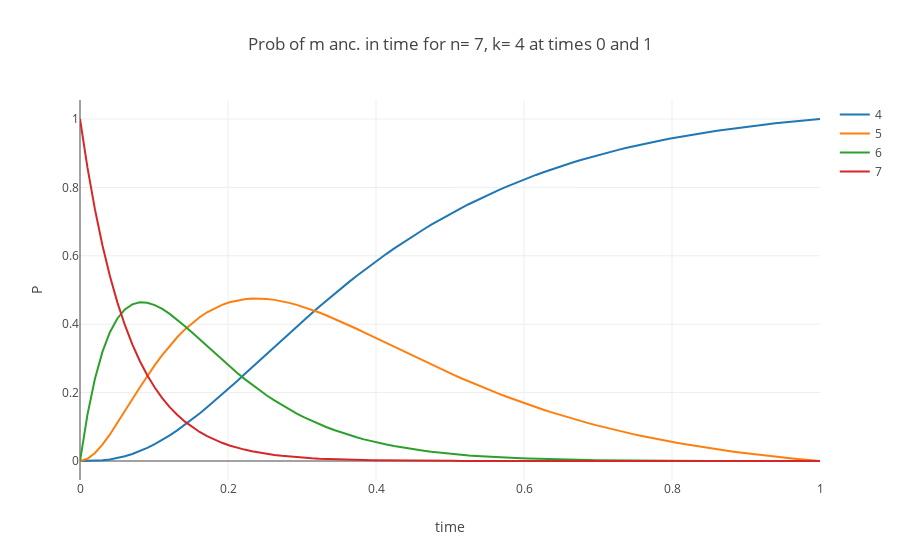

The cell this chart's notebook holds for it:
### Markdown cell above
### probablility of m ancestors at time t1 given n and k and times 0 and t respectively.

### Code cell
n= 7
k= 4
tk= 1

Ptk= proBnk(tk,n,k)

range_m= list(range(k,n + 1))
X_plot= list(np.linspace(0,tk,100))

fig_k = []

for m in range_m:
    
    Tk= [proBnk(x,n,m) * proBnk(tk - x,m,k) / Ptk for x in X_plot]
    
    trace1= go.Scatter(
        x= X_plot,
        y= Tk,
        mode= 'lines',
        name= str(m)
    )
    
    fig_k.append(trace1)


layout= go.Layout(
    title= 'Prob of m anc. in time for n= {}, k= {} at times 0 and {}'.format(n,
                                                                              k,
                                                                             tk),
    yaxis= dict(title= 'P'), #,range= [0,1]),
    xaxis= dict(title= 'time')
)


Fig= go.Figure(data= fig_k, layout= layout)
iplot(Fig)
